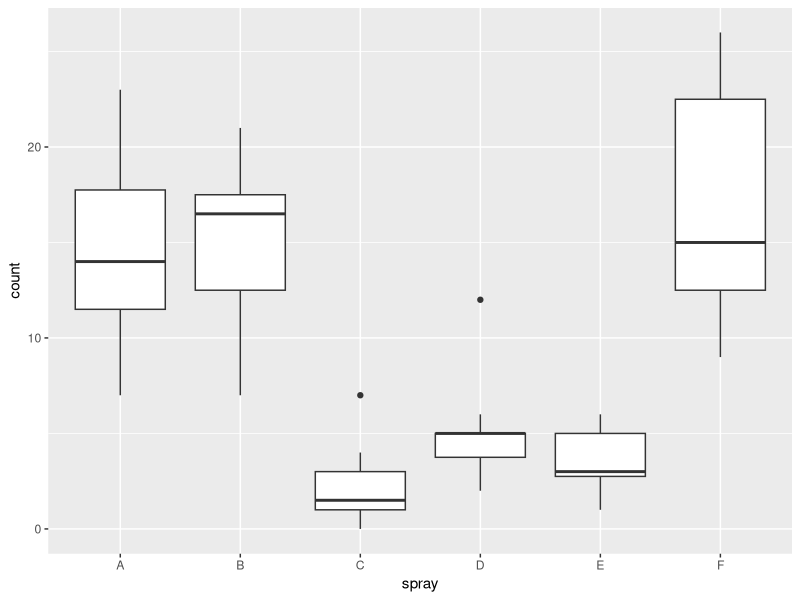

Generate this figure with R: (Note: this script raises an error after producing the figure.)
rm(list = ls())
library(tidyverse)
df <- data.frame ( type = rep ( c ("A","B"),3),
                            y = c(10, 11, 7, 17, 20, 21))
                 
                 

# 전체 y값의 평균
y_bar <- mean(df$y)
y_bar

# deviance 
# sum of squares
# 각 관측치들이 전체 평균과 얼마나 떨어져 있는 지의 정도 - 분산

ss1 <- sum((df$y - y_bar)**2)
ss1

# 그룹별 평균 (type별 y의 평균)
grouped_mean <- df %>%
  group_by(type) %>% 
  summarise(yg = mean(y))

grouped_mean

df <- left_join(df, grouped_mean, by = "type")
df

# 각각의 y- 해당 그룹 y평균)**2 들의 합.
# 그룹 안에서의 개인들의 차이
ss2 <- sum((df$y - df$yg)**2)
ss2

# (해당 그룹 y평균 - 전체평균)**2 들의 합.
# 그룹 안의 개인차는 무시하고 그룹간의 차이
ss3 <- sum((df$yg - y_bar)**2)
ss3

# ss1 == ss2 + ss3
# sum(y_i - ybar)**2 = sum[(y_i -yg)] + (sum(yg-ybar)**2)
#a**2 = b**2 + c**2

?InsectSprays # dataset:: InsectSpray
insect_sprays <- InsectSprays

str(insect_sprays)
head(insect_sprays)
tail(insect_sprays)

ggplot(data =insect_sprays) +
  geom_boxplot(mapping = aes(x= spray, y=count))

# count의 전체 평균
mean_count <- mean(insect_sprays$count)
mean_count
# count의 spray 타입 별 평균

grouped_sprays <- insect_sprays %>%  group_by(spray) %>% summarise(mean_count = mean(count))
insect_sprays <- left_join(insect_sprays,grouped_sprays, by = "spray")
insect_sprays
# a ** 2 = b ** 2 + c ** 2

ss1 <- sum((insect_sprays$count - mean_count)**2)
ss2 <- sum((insect_sprays$count - insect_sprays$mean_count)**2)
ss3 <- sum((mean_count - insect_sprays$mean_count )**2)

i


